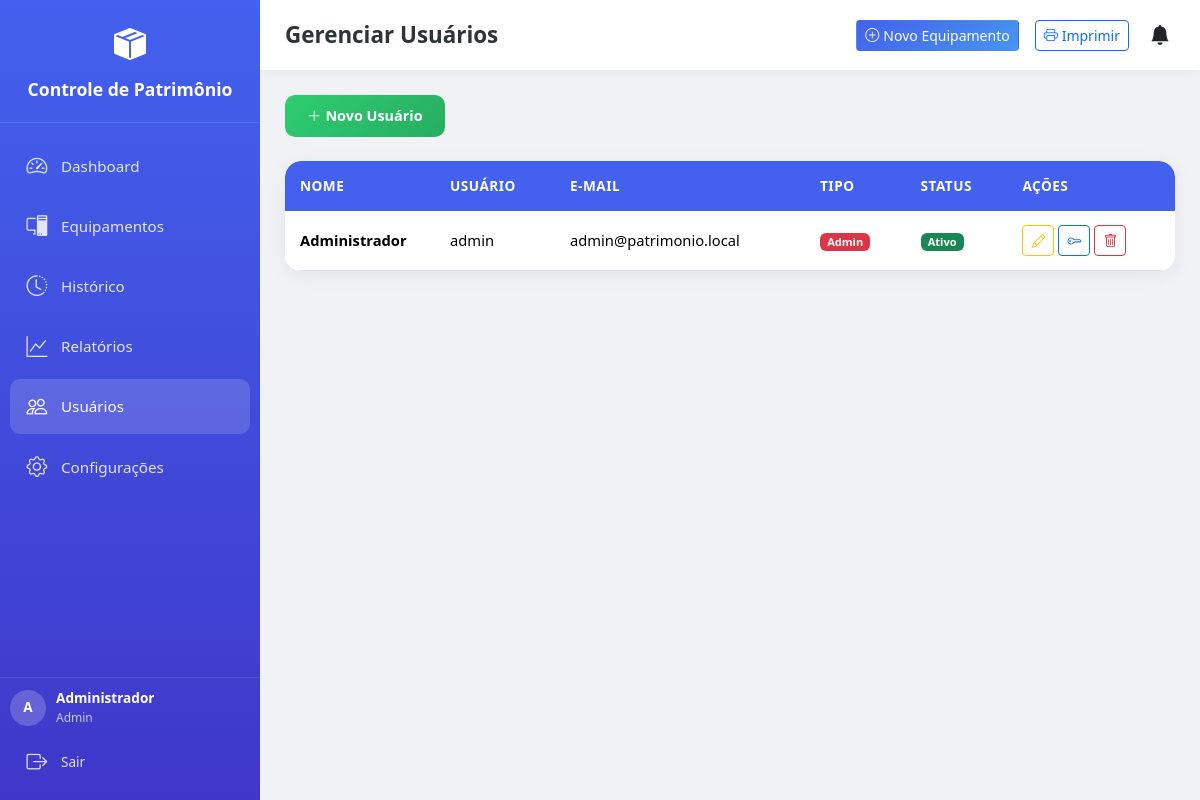
Screenshot of /admin/usuarios (signed in) with the database file from the repository.
### app/models/models.py (models this page shows, shortened)
class Configuracao(db.Model):
    __tablename__ = 'configuracoes'
    id = db.Column(db.Integer, primary_key=True)
    nome_empresa = db.Column(db.String(200), default='Controle de Patrimônio')
    logo = db.Column(db.String(200), nullable=True)
    dias_lembrete_manutencao = db.Column(db.String(50), default='30,15,7,1')
    tema = db.Column(db.String(20), default='claro')
    data_atualizacao = db.Column(db.DateTime, default=datetime.now, onupdate=datetime.now)

class Usuario(UserMixin, db.Model):
    __tablename__ = 'usuarios'
    id = db.Column(db.Integer, primary_key=True)
    nome = db.Column(db.String(100), nullable=False)
    username = db.Column(db.String(50), unique=True, nullable=False)
    email = db.Column(db.String(120), unique=True, nullable=False)
    password_hash = db.Column(db.String(256), nullable=False)
    is_admin = db.Column(db.Boolean, default=False)
    ativo = db.Column(db.Boolean, default=True)
    data_criacao = db.Column(db.DateTime, default=datetime.now)
    equipamentos = db.relationship('Equipamento', backref='usuario_cadastro', lazy=True)

### app/routes/admin.py (the view)
@bp.route('/usuarios')
@login_required
@admin_required
def usuarios():
    page = request.args.get('page', 1, type=int)
    usuarios = Usuario.query.order_by(Usuario.nome).paginate(page=page, per_page=25, error_out=False)
    config = Configuracao.query.first()
    return render_template('usuarios.html', usuarios=usuarios, config=config)

### app/__init__.py (called while the page is built)
def create_app():
    app = Flask(__name__)
    app.config.from_object(Config)
    db.init_app(app)
    login_manager.init_app(app)
    login_manager.login_view = 'auth.login'
    login_manager.login_message = 'Por favor, faça login para acessar esta página.'
    login_manager.login_message_category = 'warning'
    with app.app_context():
        from app.routes import auth, main, api, admin
        app.register_blueprint(auth.bp)
        app.register_blueprint(main.bp)
        app.register_blueprint(api.bp, url_prefix='/api')
        app.register_blueprint(admin.bp, url_prefix='/admin')
        db.create_all()
        criar_admin_padrao()
        criar_config_padrao()
    @app.context_processor
    def inject_date():
        from datetime import date
        return dict(date=date)
    return app

### app/routes/admin.py (called while the page is built)
def admin_required(f):
    from functools import wraps
    @wraps(f)
    def decorated_function(*args, **kwargs):
        if not current_user.is_authenticated or not current_user.is_admin:
            flash('Acesso restrito a administradores.', 'danger')
            return redirect(url_for('main.dashboard'))
        return f(*args, **kwargs)
    return decorated_function

### app/routes/auth.py (called while the page is built)
@login_manager.user_loader
def load_user(user_id):
    return Usuario.query.get(int(user_id))

### app/templates/usuarios.html (shortened to what this page needs)
{% extends "base.html" %}
{% block page_title %}Gerenciar Usuários{% endblock %}
{% block content %}
<div class="d-flex justify-content-between align-items-center mb-4 no-print">
    <a href="{{ url_for('auth.register') }}" class="btn btn-success-modern"><i class="bi bi-plus-lg me-1"></i>Novo Usuário</a>
</div>
<div class="card-modern overflow-hidden">
    <div class="table-responsive">
        <table class="table table-modern mb-0">
            <thead>
                <tr>
                    <th>Nome</th>
                    <th class="d-none d-md-table-cell">Usuário</th>
                    <th class="d-none d-lg-table-cell">E-mail</th>
                    <th>Tipo</th>
                    <th>Status</th>
                    <th class="no-print">Ações</th>
                </tr>
            </thead>
            <tbody>
                {% for u in usuarios.items %}
                <tr>
                    <td>
                        <span class="fw-bold">{{ u.nome }}</span>
                    </td>
                    <td class="d-none d-md-table-cell">{{ u.username }}</td>
                    <td class="d-none d-lg-table-cell">{{ u.email }}</td>
                    <td><span class="badge bg-{{ 'danger' if u.is_admin else 'info' }}">{{ 'Admin' if u.is_admin else 'Usuário' }}</span></td>
                    <td><span class="badge bg-{{ 'success' if u.ativo else 'secondary' }}">{{ 'Ativo' if u.ativo else 'Inativo' }}</span></td>
                    <td class="no-print">
                        <div class="d-flex gap-1">
                            <a href="{{ url_for('admin.usuario_editar', id=u.id) }}" class="btn btn-sm btn-outline-warning" title="Editar"><i class="bi bi-pencil"></i></a>
                            <button class="btn btn-sm btn-outline-primary" data-bs-toggle="modal" data-bs-target="#modalSenha{{ u.id }}" title="Resetar senha"><i class="bi bi-key"></i></button>
                            <form method="POST" action="{{ url_for('admin.usuario_excluir', id=u.id) }}" class="d-inline" onsubmit="return confirm('Excluir este usuário?')">
                                <button type="submit" class="btn btn-sm btn-outline-danger" title="Excluir"><i class="bi bi-trash"></i></button>
                            </form>
                        </div>
                    </td>
                </tr>
                {% else %}
                <tr><td colspan="6" class="text-center py-4 text-muted">Nenhum usuário.</td></tr>
                {% endfor %}
            </tbody>
        </table>
    </div>
</div>
{% endblock %}

### app/templates/base.html (shortened to what this page needs)
<!DOCTYPE html>
<html lang="pt-BR" data-theme="{{ config.tema if config else 'claro' }}">
<head>
    <link href="https://cdn.jsdelivr.net/npm/bootstrap@5.3.2/dist/css/bootstrap.min.css" rel="stylesheet">
    <link rel="stylesheet" href="https://cdn.jsdelivr.net/npm/bootstrap-icons@1.11.1/font/bootstrap-icons.css">
    <link rel="stylesheet" href="/static/css/style.css">
</head>
<body>
    {% if current_user.is_authenticated %}
    <nav class="sidebar" id="sidebar">
        <div class="sidebar-header">
            <div class="logo-icon"><i class="bi bi-box-seam-fill"></i></div>
            <div class="logo-text">{{ config.nome_empresa if config else 'Patrimônio' }}</div>
        </div>
        <div class="sidebar-nav">
            <div class="nav-item">
                <a href="{{ url_for('main.dashboard') }}" class="nav-link {% if request.endpoint == 'main.dashboard' %}active{% endif %}">
                    <i class="bi bi-speedometer2"></i>
                    <span class="nav-text">Dashboard</span>
                </a>
            </div>
            <div class="nav-item">
                <a href="{{ url_for('main.equipamentos') }}" class="nav-link {% if request.endpoint.startswith('main.equipamento') %}active{% endif %}">
                    <i class="bi bi-pc-display"></i>
                    <span class="nav-text">Equipamentos</span>
                </a>
            </div>
            {% if current_user.is_admin %}
            <div class="nav-item">
                <a href="{{ url_for('main.historico') }}" class="nav-link {% if request.endpoint == 'main.historico' %}active{% endif %}">
                    <i class="bi bi-clock-history"></i>
                    <span class="nav-text">Histórico</span>
                </a>
            </div>
            {% endif %}
            <div class="nav-item">
                <a href="{{ url_for('main.relatorios') }}" class="nav-link {% if request.endpoint == 'main.relatorios' %}active{% endif %}">
                    <i class="bi bi-graph-up"></i>
                    <span class="nav-text">Relatórios</span>
                </a>
            </div>
            {% if current_user.is_admin %}
            <div class="nav-item">
                <a href="{{ url_for('admin.usuarios') }}" class="nav-link {% if request.endpoint.startswith('admin.') %}active{% endif %}">
                    <i class="bi bi-people"></i>
                    <span class="nav-text">Usuários</span>
                </a>
            </div>
            <div class="nav-item">
                <a href="{{ url_for('admin.configuracoes') }}" class="nav-link {% if request.endpoint == 'admin.configuracoes' %}active{% endif %}">
                    <i class="bi bi-gear"></i>
                    <span class="nav-text">Configurações</span>
                </a>
            </div>
            {% endif %}
        </div>
        <div class="sidebar-footer">
            <div class="user-info">
                <div class="user-avatar">{{ current_user.nome[0] }}</div>
                <div>
                    <div style="font-weight:600;">{{ current_user.nome }}</div>
                    <div style="opacity:0.7; font-size:0.75rem;">{{ 'Admin' if current_user.is_admin else 'Usuário' }}</div>
                </div>
            </div>
            <a href="{{ url_for('auth.logout') }}" class="nav-link mt-2" style="font-size:0.85rem;">
                <i class="bi bi-box-arrow-right"></i>
                <span class="nav-text">Sair</span>
            </a>
        </div>
    </nav>
    {% endif %}
    <div class="main-content">
        {% if current_user.is_authenticated %}
        <div class="topbar no-print">
            <h1 class="page-title">{% block page_title %}Dashboard{% endblock %}</h1>
            <div class="d-flex align-items-center gap-2 gap-md-3">
                <a href="{{ url_for('main.equipamento_novo') }}" class="btn btn-sm btn-primary-modern no-print d-none d-md-inline-flex">
                    <i class="bi bi-plus-circle me-1"></i> Novo Equipamento
                </a>
                <a href="{{ url_for('main.impressao') }}" target="_blank" class="btn btn-sm btn-outline-primary no-print d-none d-md-inline-flex">
                    <i class="bi bi-printer me-1"></i> Imprimir
                </a>
                <div class="dropdown no-print">
                    <button class="btn btn-link text-dark position-relative p-1" data-bs-toggle="dropdown">
                        <i class="bi bi-bell-fill fs-5"></i>
                    </button>
                </div>
            </div>
        </div>
        {% endif %}
        <div class="content-area">
            {% block content %}{% endblock %}
        </div>
    </div>
</body>
</html>

### app/static/css/style.css (style rules this page uses)
.btn-success-modern { background: linear-gradient(135deg, #2ecc71, #27ae60); color: white; border: none; border-radius: 10px; padding: 10px 22px; font-weight: 600; font-size: 0.9rem; transition: all 0.2s; }
.table-responsive { -webkit-overflow-scrolling: touch; }
.card-modern { animation: slideUp 0.4s ease forwards; }
.table-modern td { max-width: 200px; overflow: hidden; text-overflow: ellipsis; }
.table-modern td:first-child { max-width: 120px; }
.table-modern td.no-print { white-space: nowrap; min-width: 110px; }

### app/templates/base.html (style rules this page uses)
:root { --primary: #4361ee; --primary-light: #4895ef; --secondary: #3f37c9; --success: #4cc9f0; --danger: #f72585; --warning: #f9c74f; --info: #90e0ef; --light: #f8f9fa; --dark: #212529; --bg-body: #f0f2f5; --bg-card: #ffffff; --text-main: #2d3436; --text-muted: #636e72; --border-color: #dfe6e9; --sidebar-width: 260px; --sidebar-collapsed: 70px; }
* { box-sizing: border-box; }
body { font-family: 'Segoe UI', system-ui, -apple-system, sans-serif; background: var(--bg-body); color: var(--text-main); min-height: 100vh; overflow-x: hidden; -webkit-text-size-adjust: 100%; }
.sidebar { position: fixed; top: 0; left: 0; width: var(--sidebar-width); height: 100vh; background: linear-gradient(180deg, var(--primary) 0%, var(--secondary) 100%); color: white; z-index: 1000; transition: all 0.3s ease; display: flex; flex-direction: column; overflow-y: auto; -webkit-overflow-scrolling: touch; }
.sidebar-header { padding: 20px; text-align: center; border-bottom: 1px solid rgba(255,255,255,0.1); }
.logo-icon { font-size: 2rem; color: white; }
.logo-text { font-size: 1.1rem; font-weight: 700; margin-top: 8px; }
.sidebar-nav { flex: 1; padding: 15px 10px; }
.nav-item { margin-bottom: 5px; }
.nav-link { display: flex; align-items: center; padding: 12px 15px; color: rgba(255,255,255,0.85); text-decoration: none; border-radius: 10px; transition: all 0.2s; font-size: 0.95rem; }
.nav-link:hover, .nav-link.active { background: rgba(255,255,255,0.15); color: white; }
.nav-link i { font-size: 1.3rem; margin-right: 12px; min-width: 24px; text-align: center; }
.sidebar-footer { padding: 10px; border-top: 1px solid rgba(255,255,255,0.1); }
.user-info { display: flex; align-items: center; gap: 10px; font-size: 0.85rem; }
.user-avatar { width: 36px; height: 36px; border-radius: 50%; background: rgba(255,255,255,0.2); display: flex; align-items: center; justify-content: center; font-weight: bold; flex-shrink: 0; }
.main-content { margin-left: var(--sidebar-width); min-height: 100vh; transition: margin-left 0.3s ease; padding-bottom: 80px; }
.topbar { background: var(--bg-card); padding: 15px 25px; display: flex; align-items: center; justify-content: space-between; box-shadow: 0 2px 10px rgba(0,0,0,0.05); position: sticky; top: 0; z-index: 100; gap: 10px; }
.page-title { font-size: 1.4rem; font-weight: 700; color: var(--text-main); margin: 0; white-space: nowrap; overflow: hidden; text-overflow: ellipsis; }
.content-area { padding: 25px; }
.card-modern { background: var(--bg-card); border: none; border-radius: 16px; box-shadow: 0 4px 20px rgba(0,0,0,0.06); transition: transform 0.2s, box-shadow 0.2s; }
.table-modern { background: var(--bg-card); border-radius: 16px; overflow: hidden; margin-bottom: 0; }
.table-modern thead th { background: var(--primary); color: white; font-weight: 600; font-size: 0.85rem; text-transform: uppercase; letter-spacing: 0.5px; padding: 15px; border: none; position: sticky; top: 0; z-index: 10; white-space: nowrap; }
.table-modern tbody td { padding: 14px 15px; border-bottom: 1px solid var(--border-color); vertical-align: middle; font-size: 0.92rem; }
.btn-primary-modern { background: linear-gradient(135deg, var(--primary), var(--primary-light)); color: white; }
.btn-success-modern { background: linear-gradient(135deg, #2ecc71, #27ae60); color: white; }

### rows the page displays
Configuracao: nome_empresa "Controle de Patrimônio"
Usuario: nome "A", nome "Administrador", is_admin "Admin", username "admin", email "admin@patrimonio.local", ativo "Ativo"
